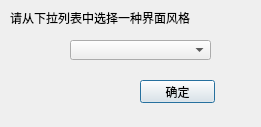
<?xml version="1.0" encoding="UTF-8"?>
<ui version="4.0">
 <class>Dialog_interface_style</class>
 <widget class="QDialog" name="Dialog_interface_style">
  <property name="geometry">
   <rect>
    <x>0</x>
    <y>0</y>
    <width>261</width>
    <height>127</height>
   </rect>
  </property>
  <property name="sizePolicy">
   <sizepolicy hsizetype="Fixed" vsizetype="Fixed">
    <horstretch>0</horstretch>
    <verstretch>0</verstretch>
   </sizepolicy>
  </property>
  <property name="windowTitle">
   <string>界面风格</string>
  </property>
  <widget class="QLabel" name="label">
   <property name="geometry">
    <rect>
     <x>10</x>
     <y>10</y>
     <width>180</width>
     <height>16</height>
    </rect>
   </property>
   <property name="text">
    <string>请从下拉列表中选择一种界面风格</string>
   </property>
  </widget>
  <widget class="QComboBox" name="comboBox">
   <property name="geometry">
    <rect>
     <x>70</x>
     <y>40</y>
     <width>141</width>
     <height>20</height>
    </rect>
   </property>
  </widget>
  <widget class="QPushButton" name="pushButton">
   <property name="geometry">
    <rect>
     <x>140</x>
     <y>80</y>
     <width>75</width>
     <height>23</height>
    </rect>
   </property>
   <property name="text">
    <string>确定</string>
   </property>
  </widget>
 </widget>
 <resources/>
 <connections/>
</ui>
